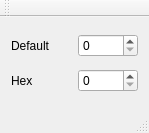
<?xml version="1.0" encoding="UTF-8"?>
<ui version="4.0">
 <class>MainWindow</class>
 <widget class="QMainWindow" name="MainWindow">
  <property name="geometry">
   <rect>
    <x>0</x>
    <y>0</y>
    <width>149</width>
    <height>133</height>
   </rect>
  </property>
  <property name="windowTitle">
   <string>MainWindow</string>
  </property>
  <widget class="QWidget" name="centralWidget">
   <layout class="QVBoxLayout" name="verticalLayout">
    <item>
     <layout class="QHBoxLayout" name="horizontalLayout">
      <item>
       <widget class="QLabel" name="label">
        <property name="text">
         <string>Default</string>
        </property>
       </widget>
      </item>
      <item>
       <widget class="QSpinBox" name="spinBox_2"/>
      </item>
     </layout>
    </item>
    <item>
     <layout class="QHBoxLayout" name="horizontalLayout_2">
      <item>
       <widget class="QLabel" name="label_2">
        <property name="text">
         <string>Hex </string>
        </property>
       </widget>
      </item>
      <item>
       <widget class="CustomHexSpinBox" name="spinBox"/>
      </item>
     </layout>
    </item>
   </layout>
  </widget>
  <widget class="QMenuBar" name="menuBar">
   <property name="geometry">
    <rect>
     <x>0</x>
     <y>0</y>
     <width>149</width>
     <height>21</height>
    </rect>
   </property>
  </widget>
  <widget class="QToolBar" name="mainToolBar">
   <attribute name="toolBarArea">
    <enum>TopToolBarArea</enum>
   </attribute>
   <attribute name="toolBarBreak">
    <bool>false</bool>
   </attribute>
  </widget>
  <widget class="QStatusBar" name="statusBar"/>
 </widget>
 <layoutdefault spacing="6" margin="11"/>
 <customwidgets>
  <customwidget>
   <class>CustomHexSpinBox</class>
   <extends>QSpinBox</extends>
   <header location="global">customhexspinbox.h</header>
  </customwidget>
 </customwidgets>
 <resources/>
 <connections/>
</ui>
